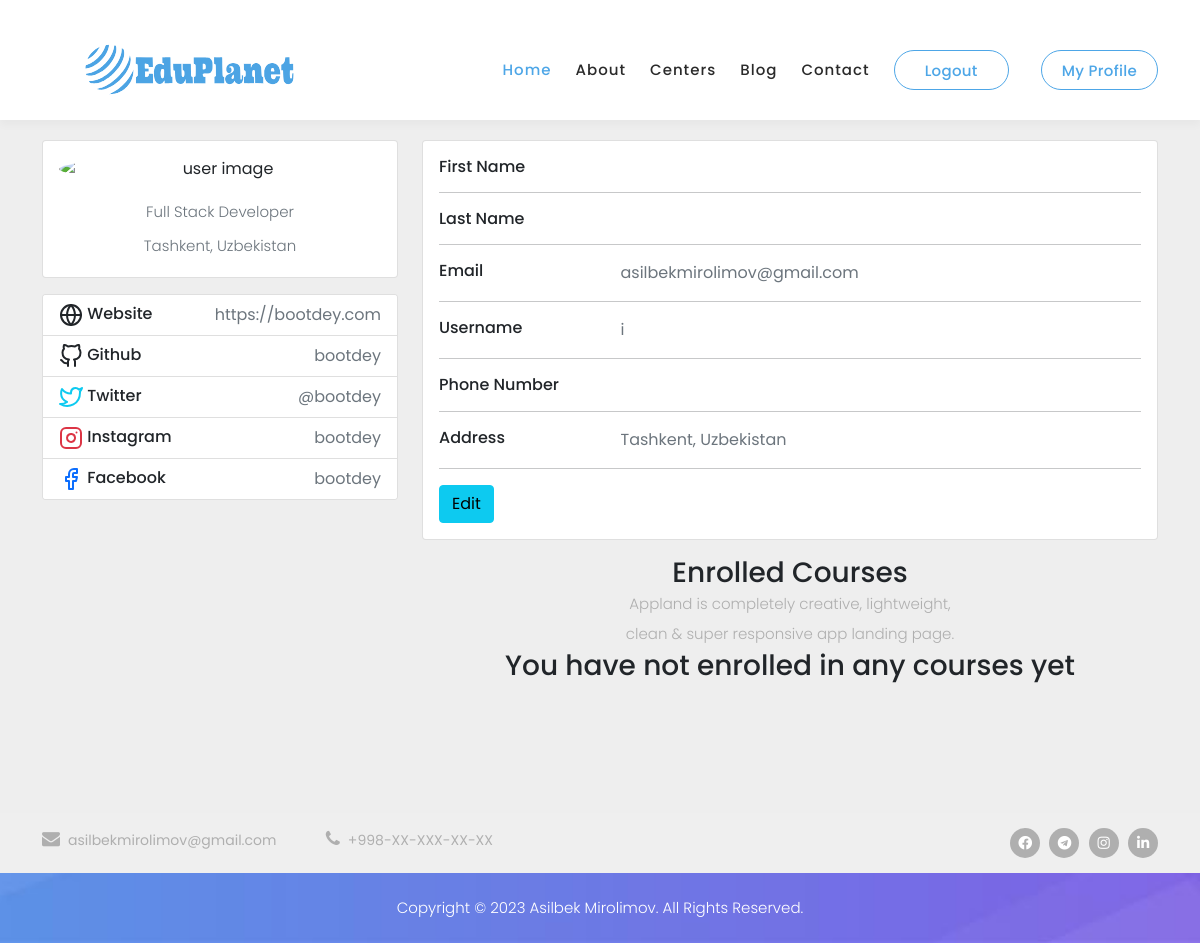
/users/profile/ (signed in), run on an earlier commit of the app's database.
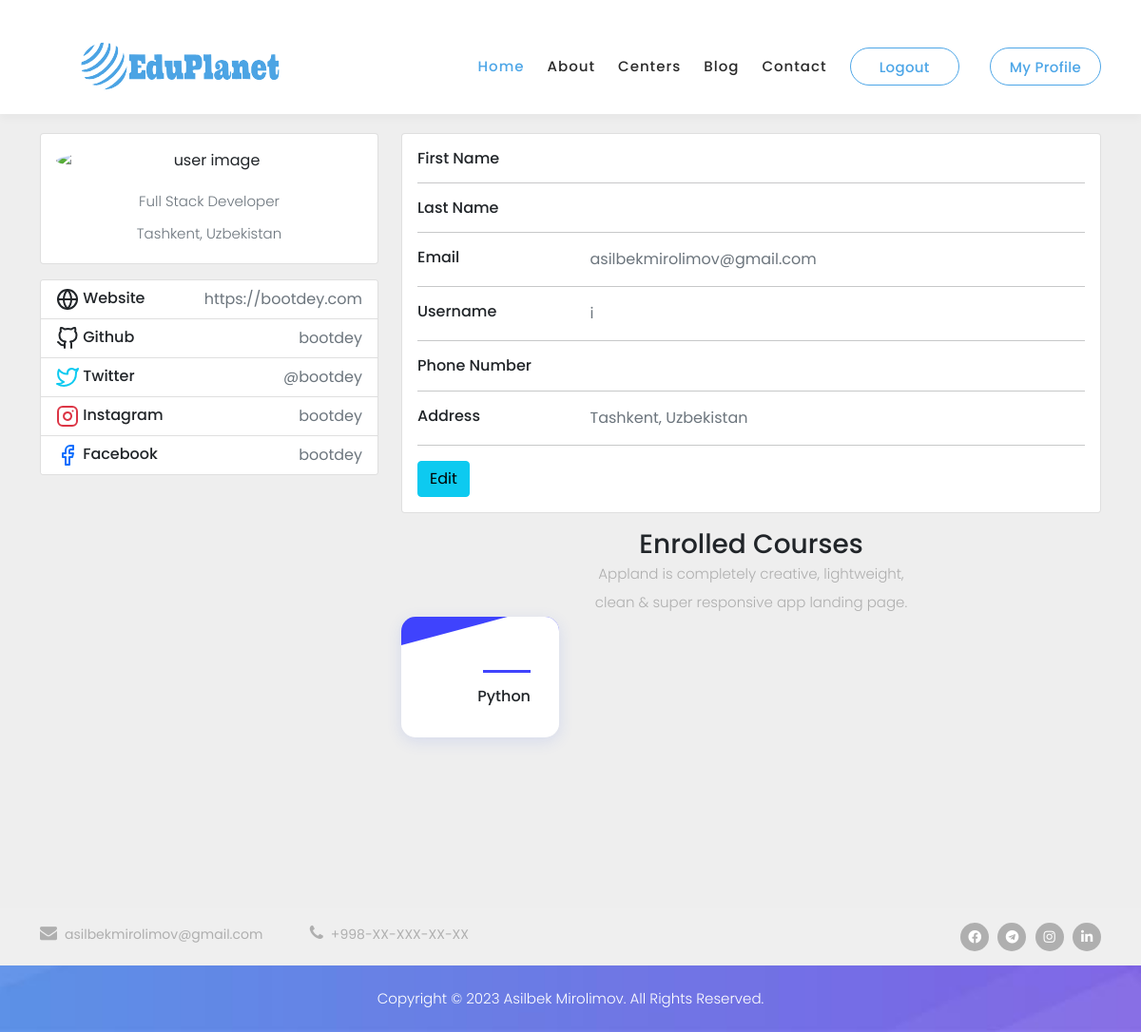
And on a later commit of the database.
### apps/connections/models.py (models this page shows, shortened)
class UserCourse(models.Model):
    user = models.ForeignKey(User, on_delete=models.CASCADE)
    course = models.ForeignKey('courses.Course', on_delete=models.CASCADE)
    enrolled_date = models.DateField(auto_now_add=True)

### apps/courses/models.py (models this page shows, shortened)
class Course(models.Model):
    name = models.CharField(max_length=255)
    description = models.TextField()
    learning_center = models.ForeignKey(LearningCenter, on_delete=models.CASCADE)
    image = models.ImageField(upload_to='course_images/')
    slug = models.SlugField(max_length=200, unique=True, blank=True)
    rating = models.PositiveSmallIntegerField(default=0)
    created_at = models.DateTimeField(auto_now_add=True)
    updated_at = models.DateTimeField(auto_now=True)

### apps/users/views.py (the view)
# urls.py: path("profile/", profile_page, name="profile"),
@login_required(login_url='login')
def profile_page(request):
    user_profile = User.objects.get(id=request.user.id)
    enrolled_courses = UserCourse.objects.filter(user=request.user.id)
    context = {
        'user_profile': user_profile,
        'enrolled_courses': enrolled_courses
    }
    return render(request, 'auth/profile.html', context)

### templates/auth/profile.html (shortened to what the changed rows need)
{% extends 'base.html'%}
{% load static %}
{% block content %}
    <link href="https://maxcdn.bootstrapcdn.com/font-awesome/4.7.0/css/font-awesome.min.css" rel="stylesheet" />
    <link href="/static/auth/profile.css" rel="stylesheet" />
    <br><br><br><br><br>
    <div class="container">
    <div class="main-body">
          <div class="row gutters-sm">
            <div class="col-md-8">
                <div class="row">
                {% if enrolled_courses %}
                    {% for course in enrolled_courses %}
                      <div class="col-12 col-sm-6 col-lg-3">
                        <div class="single_advisor_profile wow fadeInUp" data-wow-delay="0.2s" style="visibility: visible; animation-delay: 0.2s; animation-name: fadeInUp;">
                          <div class="advisor_thumb"><img src="{{ course.course.image.url }}" alt=""></div>
                          <div class="single_advisor_details_info">
                            <h6>{{ course.course.name }}</h6>
                          </div>
                        </div>
                      </div>
                    {% endfor %}
                {% else %}
                    <h3 class="text-center">You have not enrolled in any courses yet</h3>
                {% endif %}
                </div>
            </div>
          </div>
        </div>
    </div>
{% endblock %}

What changed in the data, as far as the page shows it:
added UserCourse: course.name "Python"
Also different on the page:
text no longer shown: "You have not enrolled in any courses yet"
